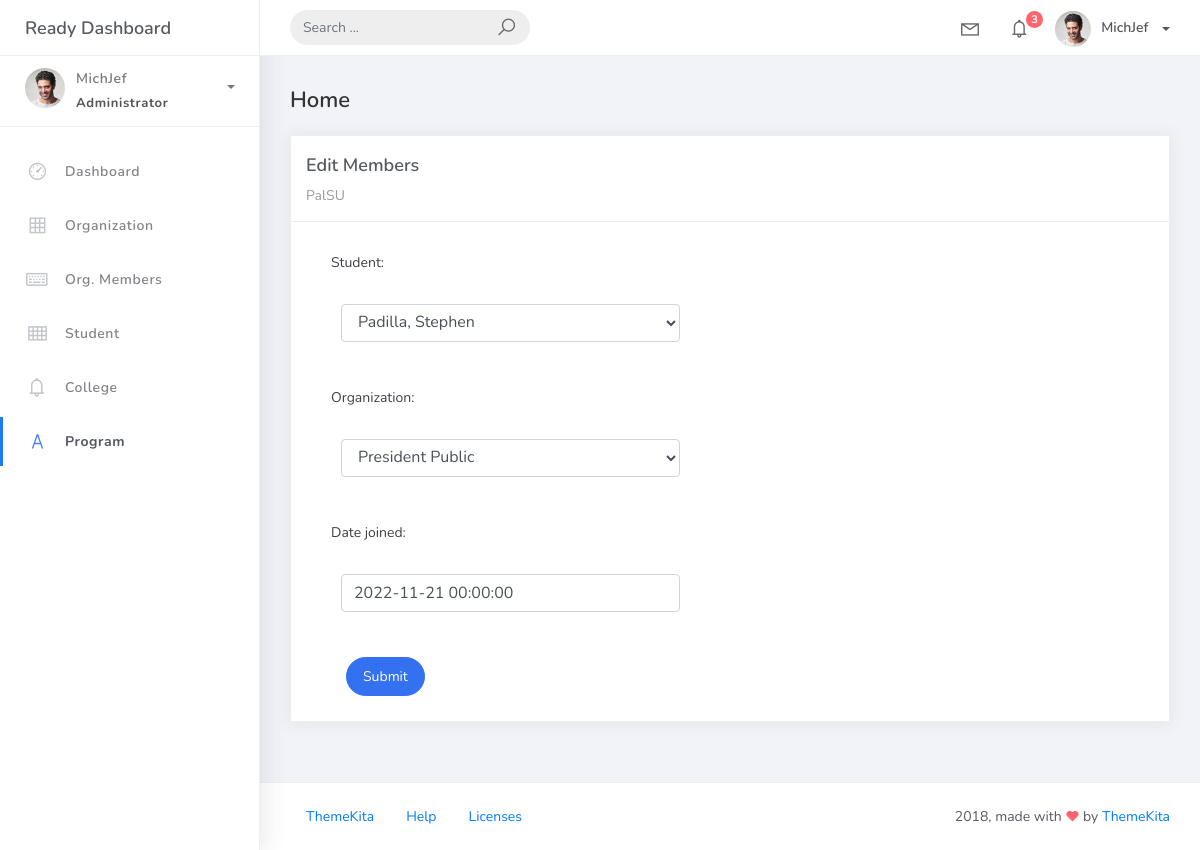
The app's page /orgmember_list/10, older data.
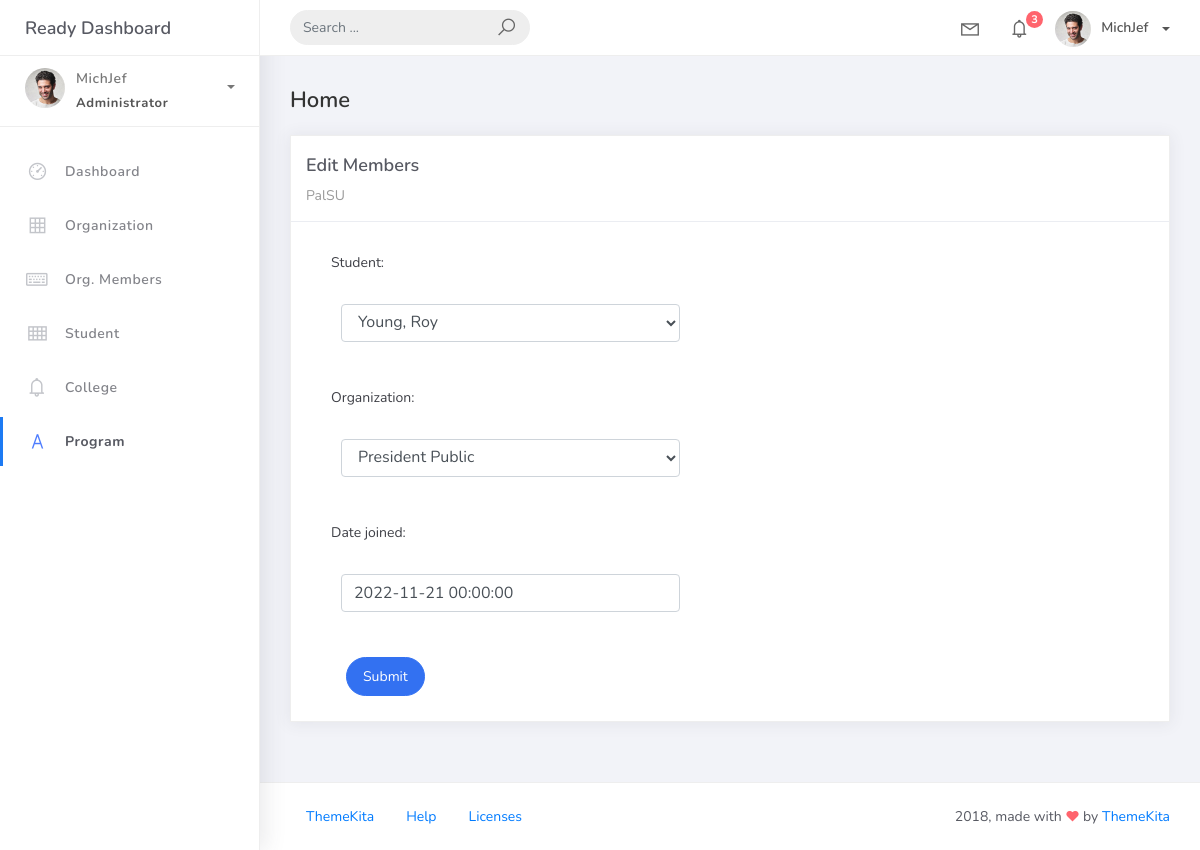
The same page, newer data.
### studentorg/models.py (models this page shows)
class BaseModel (models.Model):
    created_at = models.DateTimeField(auto_now_add=True, db_index=True)
    updated_at = models.DateTimeField(auto_now=True)
    class Meta:
        abstract = True

class OrgMember(BaseModel):
    student = models.ForeignKey(Student, on_delete=models.CASCADE)
    organization = models.ForeignKey(Organization, on_delete=models.CASCADE)
    date_joined = models.DateTimeField()

### studentorg/views.py (the view)
# urls.py: path('orgmember_list/<pk>', OrgMemberUpdateView.as_view(), name='orgmember-update'),
class OrgMemberUpdateView(UpdateView):
    model = OrgMember
    form_class = OrgMemberForm
    template_name = 'Orgmem/orgmember_edit.html'
    success_url = reverse_lazy('orgmember-list')

### studentorg/forms.py
class OrgMemberForm(ModelForm):
    class Meta:
        model = OrgMember
        fields = "__all__"

### studentorg/models.py (called while the page is built)
    def __str__(self):
        return self.name

    def __str__(self):
        return f"{self.lastname}, {self.firstname}"

### templates/Orgmem/orgmember_edit.html
{% extends 'base.html' %} {% load static %} {% block content %}
<div class="content">
    <div class="container-fluid">
        <h4 class="page-title">Home</h4>
        <div class="row">
            <div class="col-md-12">
                <div class="card">
                    <div class="card-header">
                        <div class="card-title">Edit Members</div>
                        <div class="card-category">PalSU</div>
                    </div>
                    <div class="col-md-6">
                    <div class="card-body">
                        <form class="" action="" method="post" novalidate>
                            {% csrf_token %} {% include 'includes/form.html' %}
                            <div class="form-group">
                                <div class="col-md-12 col-sm-3">
                                    <button type="submit" class="btn btn-primary btn-rounded">Submit</button>
                                </div>
                            </div>
                        </form>
                    </div>
                    </div>
                </div>
            </div>
        </div>
    </div>
</div>
{% endblock %}

### templates/includes/form.html (shortened to what this page needs)
{% load widget_tweaks %}
{% for field in form %}
<div class="field item form-group">
        <label>{{field.label_tag}}</label>
    <div class="form-group">
        {% render_field field class="form-control" %}
    </div>
</div>
{% endfor %}

Row changes from the older to the newer data that the page shows:
changed OrgMember "President Public": student "Padilla, Stephen" → "Young, Roy"
